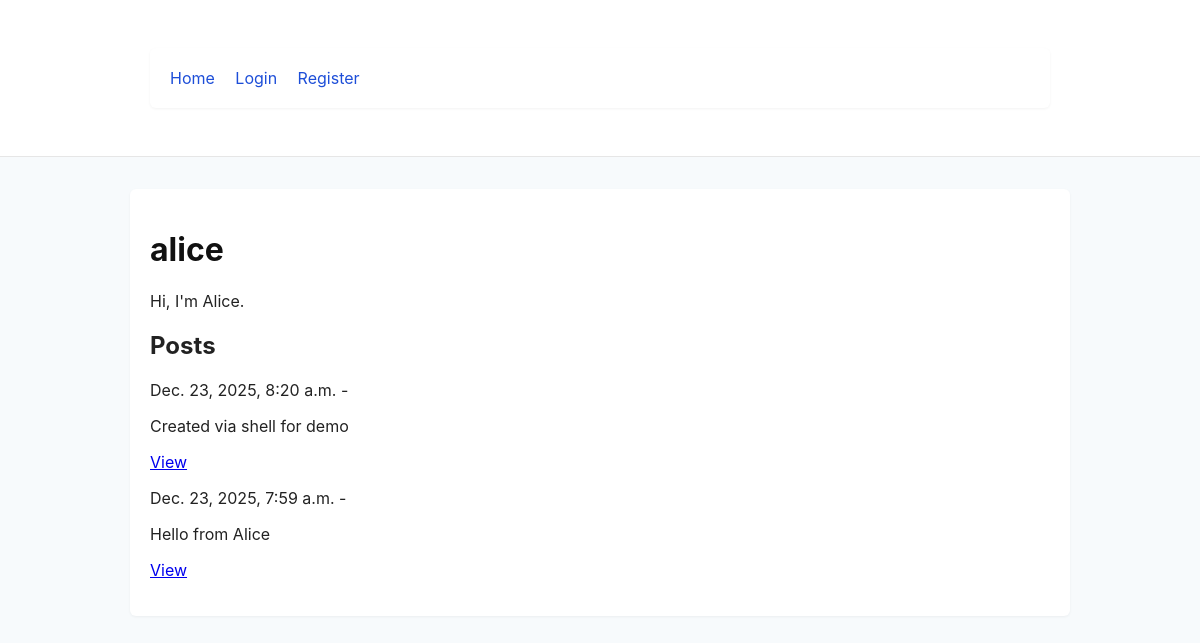
/profile/alice/, run on the app's committed database.
### backend/core/models.py (models this page shows, shortened)
class Profile(models.Model):
    user = models.OneToOneField(User, on_delete=models.CASCADE)
    bio = models.TextField(blank=True)
    avatar = models.URLField(blank=True, null=True)
    followers = models.ManyToManyField('self', symmetrical=False, related_name='following', blank=True)

class Post(models.Model):
    author = models.ForeignKey(Profile, on_delete=models.CASCADE)
    content = models.TextField()
    created_at = models.DateTimeField(auto_now_add=True)

### backend/core/views.py (the view)
# urls.py: path('profile/<str:username>/', views.profile_view, name='profile'),
def profile_view(request, username):
    user = get_object_or_404(User, username=username)
    profile = user.profile
    posts = Post.objects.filter(author=profile).order_by('-created_at')
    is_following = False
    if request.user.is_authenticated:
        try:
            is_following = profile.followers.filter(pk=request.user.profile.pk).exists()
        except Exception:
            is_following = False
    return render(request, 'profile.html', {'profile': profile, 'posts': posts, 'is_following': is_following})

### frontend/templates/profile.html (shortened to what this page needs)
{% extends 'base.html' %}
{% block content %}
  <h1>{{ profile.user.username }}</h1>
  <p>{{ profile.bio }}</p>
  <h2>Posts</h2>
  {% for post in posts %}
    <article>
      <p>{{ post.created_at }} - {{ post.content|linebreaks }}</p>
      <p><a href="{% url 'post_detail' post.pk %}">View</a></p>
    </article>
  {% empty %}
    <p>No posts yet.</p>
  {% endfor %}
{% endblock %}

### frontend/static/css/style.css (style rules this page uses)
:root { --primary: #1d4ed8; --muted: #666; --bg: #f7fafc; }
html,body { height: 100%; }
body { font-family: Inter, Arial, sans-serif; margin: 0; background: var(--bg); color: #222; }
h1 { color: #111; }
article { margin-bottom: 1rem; }

### data on the page
Profile: user.username "alice", bio "Hi, I'm Alice."
Post: created_at "Dec. 23, 2025, 8:20 a.m.", content "Created via shell for demo"
Post: created_at "Dec. 23, 2025, 7:59 a.m.", content "Hello from Alice"
